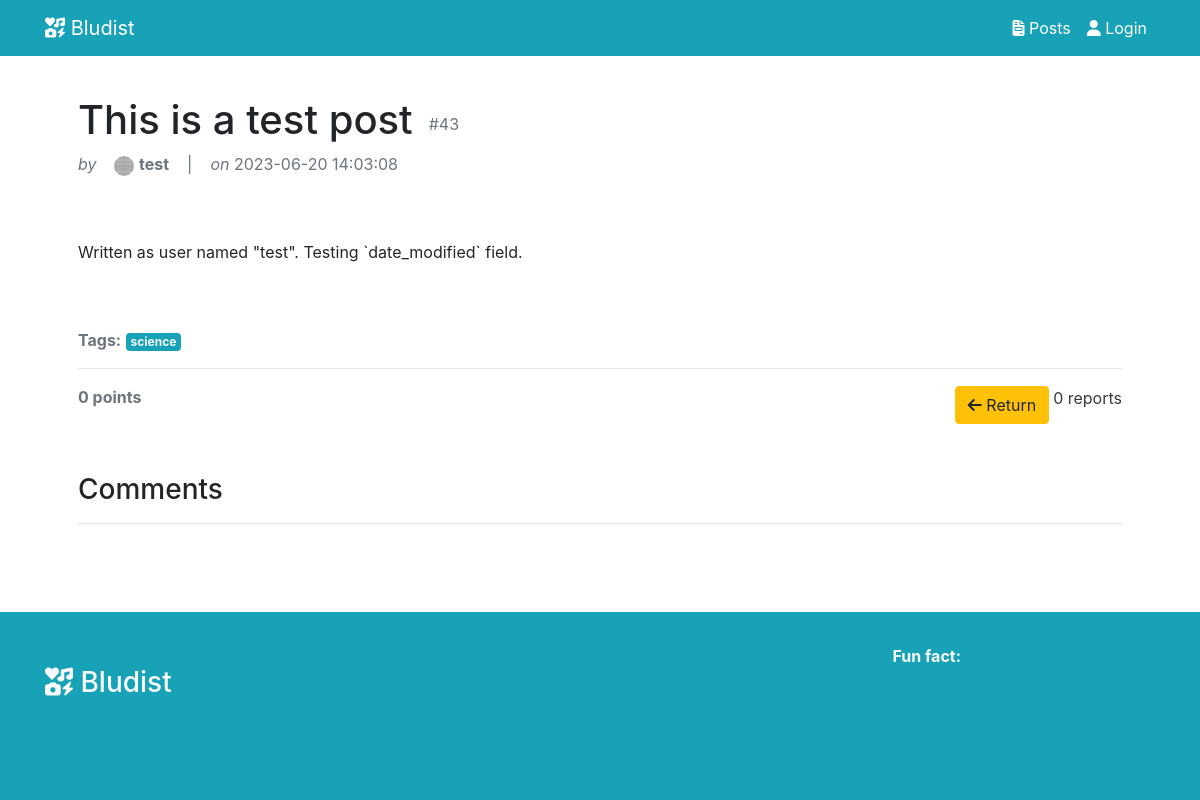
/posts/view/43, run on an earlier commit of the app's database.
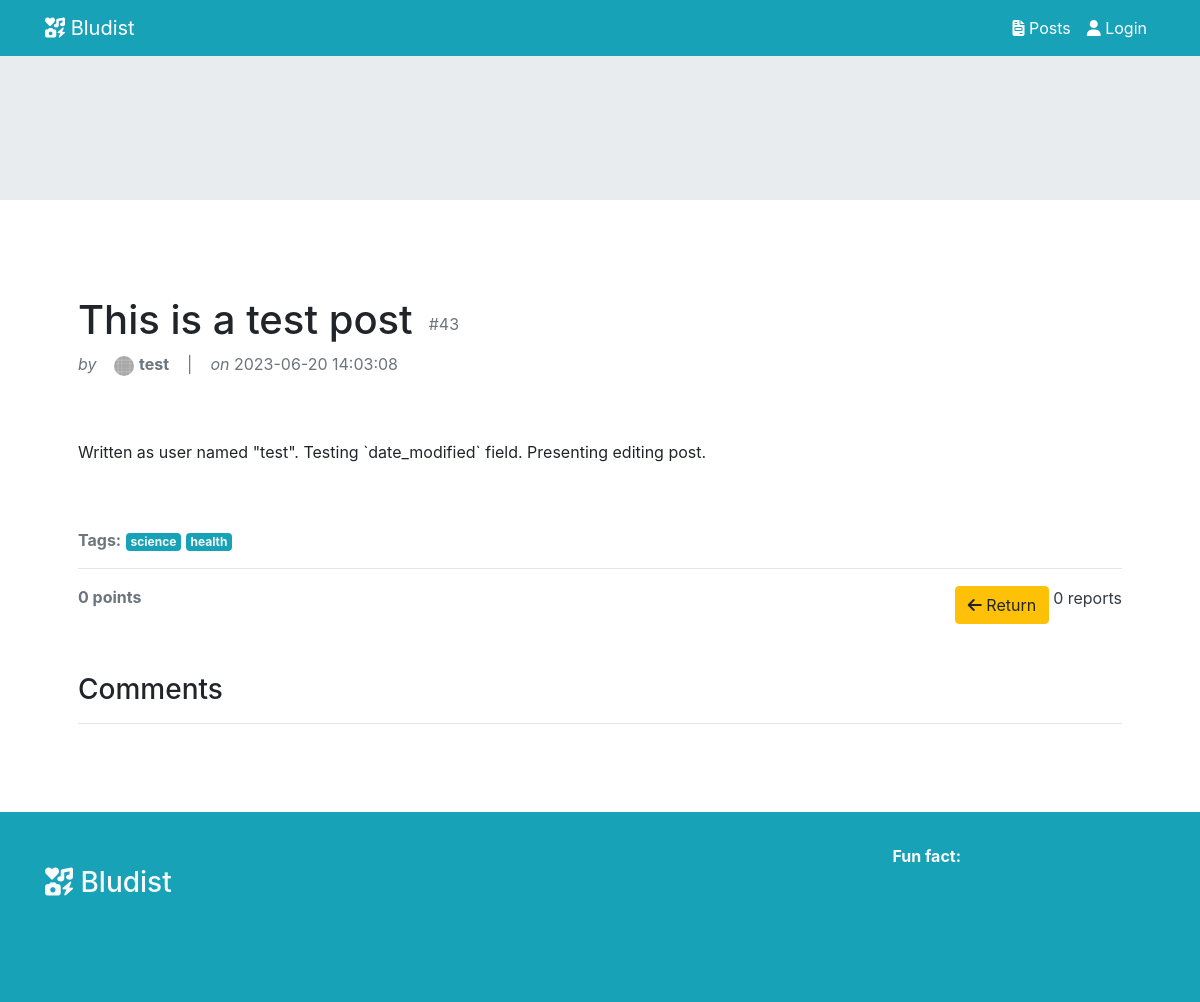
And on a later commit of the database.
### tables this page shows
CREATE TABLE `post` (
  `id` int NOT NULL,
  `author` varchar(32) NOT NULL,
  `title` text NOT NULL,
  `content` text NOT NULL,
  `media_id` int DEFAULT NULL,
  `tags` text,
  `date_created` datetime NOT NULL DEFAULT CURRENT_TIMESTAMP,
  `date_modified` datetime NOT NULL DEFAULT CURRENT_TIMESTAMP
);

CREATE TABLE `media` (
  `id` int NOT NULL,
  `path` text NOT NULL,
  `uploader` varchar(32) NOT NULL
);

### controllers/PostCtrl.php (called while the page is built, shortened)
<?php
class PostCtrl extends Controller {
    public function viewPost() {
        include "views/posts/view.php";
    }
    public function fetchPostById($id) {
        $postMdl = new Post($this->conn);
        return $postMdl->fetchPostById($id);
    }
    public function getPostMediaId($post_id) {
        $postMdl = new Post($this->conn);
        return $postMdl->getPostMediaId($post_id);
    }
}

### core/web.php (called while the page is built, shortened)
<?php
Router::get("posts/view/{id}", function () {
    $post = new PostCtrl();
    $post->viewPost();
});

### index.php (called while the page is built, shortened)
<?php
include "core/DB.php";
include "controllers/Controller.php";
include "core/web.php";

### core/DB.php (called while the page is built, shortened)
<?php
class DB {
    private static $connection;
    public static function connect() {
        self::$connection = new mysqli($host, $user, $pw, $db);
    }
    public static function getConn() {
        return self::$connection;
    }
}

### controllers/Controller.php (called while the page is built, shortened)
<?php
class Controller {
    public function __construct() {
        $this->conn = DB::getConn();
    }
}

### models/PostMdl.php (called while the page is built, shortened)
<?php
class Post {
    protected $conn;
    public function __construct($conn) {
        $this->conn = $conn;
    }
    public function fetchPostById($id) {
        $deletedCtrl = new DeletedCtrl();
        if ($deletedCtrl->itemIsHidden(0, $id)) {
            return [];
        }
        $sql = "SELECT * FROM post WHERE id = ?";
        $stmt = $this->conn->prepare($sql);
        $stmt->bind_param("i", $id);
        $stmt->execute();
        $result = $stmt->get_result();
        return $result->fetch_assoc();
    }
    public function getPostMediaId($post_id) {
        $sql = "SELECT media_id FROM post WHERE id = ? ORDER BY date_created DESC, title ASC";
        $stmt = $this->conn->prepare($sql);
        $stmt->bind_param("s", $post_id);
        $stmt->execute();
        $result = $stmt->get_result();
        return $result->fetch_assoc()["media_id"];
    }
}

### controllers/DeletedCtrl.php (called while the page is built, shortened)
<?php
class DeletedCtrl extends Controller {
    public function itemIsHidden($type, $id) {
        $deletedmdl = new Deleted($this->conn);
        return $deletedmdl->itemIsHidden($type, $id);
    }
}

### models/DeletedMdl.php (called while the page is built, shortened)
<?php
class Deleted {
    private $conn;
    public function __construct($conn) {
        $this->conn = $conn;
    }
    public function itemIsHidden($type, $id) {
        if ($type == 0) {
            $sql = "SELECT * FROM deleted WHERE post_id = ?";
        } else {
            $sql = "SELECT * FROM deleted WHERE comment_id = ?";
        }
        $stmt = $this->conn->prepare($sql);
        $stmt->bind_param("i", $id);
        $stmt->execute();
        $result = $stmt->get_result();
        return $result->fetch_assoc();
    }
}

### controllers/UserCtrl.php (called while the page is built, shortened)
<?php
class UserCtrl extends Controller {
    public function getUserAvatarId($username) {
        $user = new User($this->conn);
        return $user->getUserAvatarId($username);
    }
    public function getUserAvatarPath($username) {
        $user = new User($this->conn);
        return $user->getUserAvatarPath($username);
    }
}

### models/UserMdl.php (called while the page is built, shortened)
<?php
class User {
    public $username;
    protected $conn;
    public function __construct($conn) {
        $this->conn = $conn;
    }
    public function userExists() {
        $sql = "SELECT * FROM user WHERE username = ?";
        $stmt = $this->conn->prepare($sql);
        $stmt->bind_param("s", $this->username);
        $stmt->execute();
        $result = $stmt->get_result()->fetch_assoc();
        if (!empty($result)) {
            return true;
        } else {
            return false;
        }
    }
    public function getUserAvatarId($username) {
        $this->username = $username;
        if (!$this->userExists()) {
            return false;
        }
        $sql = "SELECT avatar_id FROM user WHERE username = ?";
        $stmt = $this->conn->prepare($sql);
        $stmt->bind_param("s", $username);
        $stmt->execute();
        $result = $stmt->get_result()->fetch_assoc();
        return $result["avatar_id"];
    }
    public function getUserAvatarPath($username) {
        $this->username = $username;
        if (!$this->userExists()) {
            return false;
        }
        $sql = "SELECT path FROM media WHERE id = (SELECT avatar_id FROM user WHERE username = ? )";
        $stmt = $this->conn->prepare($sql);
        $stmt->bind_param("s", $username);
        $stmt->execute();
        $result = $stmt->get_result()->fetch_assoc();
        return $result["path"];
    }
}

### controllers/VotingCtrl.php (called while the page is built, shortened)
<?php
class VotingCtrl extends Controller {
    public function votingScore($post_id, $comment_id) {
        $voting = new Voting($this->conn);
        return $voting->votingScore($post_id, $comment_id);
    }
}

### models/VotingMdl.php (called while the page is built, shortened)
<?php
class Voting {
    protected $conn;
    public function __construct($conn) {
        $this->conn = $conn;
    }
    public function votingScore($post_id, $comment_id) {
        $column_name = $comment_id == NULL ? "post_id" : "comment_id";
        $bind_value = $comment_id == NULL ? $post_id : $comment_id;
        $sql_upvotes = "SELECT COUNT(*) AS upvotes FROM voting WHERE " . $column_name . " = ? AND is_upvote = 1";
        $stmt_upvotes = $this->conn->prepare($sql_upvotes);
        $stmt_upvotes->bind_param("i", $bind_value);
        $stmt_upvotes->execute();
        $result_upvotes = $stmt_upvotes->get_result();
        $upvotes = $result_upvotes->fetch_assoc()["upvotes"];
        $sql_downvotes = "SELECT COUNT(*) AS downvotes FROM voting WHERE " . $column_name . " = ? AND is_upvote = 0";
        $stmt_downvotes = $this->conn->prepare($sql_downvotes);
        $stmt_downvotes->bind_param("i", $bind_value);
        $stmt_downvotes->execute();
        $result_downvotes = $stmt_downvotes->get_result();
        $downvotes = $result_downvotes->fetch_assoc()["downvotes"];
        return $upvotes - $downvotes;
    }
}

### controllers/ReportCtrl.php (called while the page is built, shortened)
<?php
class ReportCtrl extends Controller {
    public function countReportsByTargetId($type, $target_id) {
        $rptmdl = new Report($this->conn);
        return $rptmdl->countReportsByTargetId($type, $target_id);
    }
}

### models/ReportMdl.php (called while the page is built, shortened)
<?php
class Report {
    private $conn;
    public function __construct($conn) {
        $this->conn = $conn;
    }
    public function getReportsByTargetId($type, $target_id) {
        if ($type == 0) {
            $sql = "SELECT * FROM report WHERE post_id = ?";
            $stmt = $this->conn->prepare($sql);
            $stmt->bind_param("i", $target_id);
        } else if ($type == 1) {
            $sql = "SELECT * FROM report WHERE comment_id = ?";
            $stmt = $this->conn->prepare($sql);
            $stmt->bind_param("i", $target_id);
        } else if ($type == 2) {
            $sql = "SELECT report.post_id FROM report JOIN post ON report.post_id = post.id WHERE post.author = ?";
            $stmt = $this->conn->prepare($sql);
            $stmt->bind_param("s", $target_id);
        } else if ($type == 3) {
            $sql = "SELECT report.comment_id FROM report JOIN comment ON report.comment_id = comment.id WHERE comment.author = ?";
            $stmt = $this->conn->prepare($sql);
            $stmt->bind_param("s", $target_id);
        } else if ($type == 4) {
            $sql = "SELECT report.post_id FROM report JOIN post ON report.post_id = post.id WHERE post.author = ? UNION SELECT report.comment_id FROM report JOIN comment ON report.comment_id = comment.id WHERE comment.author = ?";
            $stmt = $this->conn->prepare($sql);
            $stmt->bind_param("ss", $target_id, $target_id);
        }
        $stmt->execute();
        $result = $stmt->get_result();
        return $result;
    }
    public function countReportsByTargetId($type, $target_id) {
        $result = $this->getReportsByTargetId($type, $target_id);
        return $result->num_rows;
    }
}

### controllers/MediaCtrl.php (called while the page is built, shortened)
<?php
class MediaCtrl extends Controller {
    public function getFilePathById($id) {
        $mediaMdl = new MediaMdl($this->conn);
        return $mediaMdl->getFilePathById($id);
    }
}

### models/MediaMdl.php (called while the page is built, shortened)
<?php
class MediaMdl {
    protected $conn;
    public function __construct($conn) {
        $this->conn = $conn;
    }
    public function getFilePathById($id) {
        $sql = "SELECT path FROM media WHERE id = ?";
        $stmt = $this->conn->prepare($sql);
        $stmt->bind_param("i", $id);
        $stmt->execute();
        $result = $stmt->get_result()->fetch_assoc();
        if (!empty($result)) {
            return $result["path"];
        }
    }
}

### views/posts/view.php (the view, shortened to what the changed rows need)
<?php
include "views/includes/header.php";
$postCtrl = new PostCtrl();
$url_exploded = explode("/", $_GET["url"]);
$post = $postCtrl->fetchPostById(end($url_exploded));
$mediaCtrl = new MediaCtrl();
$mediaPath = $mediaCtrl->getFilePathById($postCtrl->getPostMediaId($post["id"]));
$votingCtrl = new VotingCtrl();
$voting_score = $votingCtrl->votingScore($post["id"], NULL);
$reportCtrl = new ReportCtrl();
?>
<?php if ($mediaPath) : ?>
    <div class="jumbotron jumbotron-fluid mt-5 mb-4">
        <div class="container">
            <div class="row">
                <div class="col-12">
                </div>
            </div>
        </div>
    </div>
<?php endif; ?>
<div class="container mt-5 p-5">
    <div class="row">
        <div class="col-12">
            <div class="d-flex align-items-end">
                <h1><?= $post["title"] ?></h1>
                <p class="ml-3 text-secondary">#<?= $post["id"] ?></p>
            </div>
            <p class="text-secondary">
                <i>by</i>
                <img src="<?php
                            $userCtrl = new UserCtrl();
                            if ($userCtrl->getUserAvatarId($post["author"])) {
                                echo ROOT . 'img/uploads/' . $userCtrl->getUserAvatarPath($post["author"]);
                            } else {
                                echo ROOT . 'img/default_avatar.png"';
                            }
                            ?>" alt="avatar" width="20" height="20" class="rounded-circle">
                <b><?= $post["author"] ?></b>
                &nbsp;&nbsp;
                |
                &nbsp;&nbsp;
                <i>on</i>
                <?= $post["date_created"] ?>
            </p>
        </div>
    </div>
    <div class="row mt-5 mb-5">
        <div class="col-12">
            <p><?= $post["content"] ?></p>
        </div>
    </div>
    <div class="row">
        <div class="col-12">
            <p class="text-secondary"><b>Tags:</b>
                <?php
                $tags = explode(",", $post["tags"]);
                foreach ($tags as $key => $tag) {
                    $tags[$key] = trim($tag);
                }
                foreach ($tags as $tag) : ?>
                    <a class="badge bg-info text-light" href="<?= ROOT ?>posts/search?type=tags&needle=<?= $tag ?>"><?= $tag ?></a>
                <?php endforeach; ?>
            </p>
            <hr>
        </div>
    </div>
    <div class="row">
        <div class="col-12 d-flex justify-content-between align-items-center">
            <div class="d-flex gap-1">
                <b>
                    <p class="text-<?= ($voting_score > 0) ? "success" : (($voting_score == 0) ? "secondary" : "danger") ?> mr-4">
                        <?= $voting_score ?> points</p>
                </b>
            </div>
            <div class="d-flex">
                <button class="btn btn-warning mr-1" onclick="history.back()"><i class="fa-solid fa-arrow-left"></i> Return</button>
                <div class="d-flex flex-column align-items-center">
                    <a class="text-dark" style="cursor: pointer;" data-toggle="modal" data-target="#reportsModal">
                        <p class="mb-0">
                            <?= $reportCtrl->countReportsByTargetId(0, $post["id"]) ?>
                            reports
                        </p>
                    </a>
                </div>
            </div>
        </div>
    </div>
    <div class="row mt-5 d-flex flex-column">
        <div class="col-12">
            <h3>Comments</h3>
            <hr>
        </div>
    </div>
</div>
<?php include "views/includes/footer.php"; ?>

What changed in the data, as far as the page shows it:
changed post "This is a test post": media_id empty → 18 (drawn); content "Written as user named \"test\". Testing `date_modified` field." → "Written as user named \"test\". Testing `date_modified` field. Presenting editing post."
Also different on the page:
new list line: "health"
